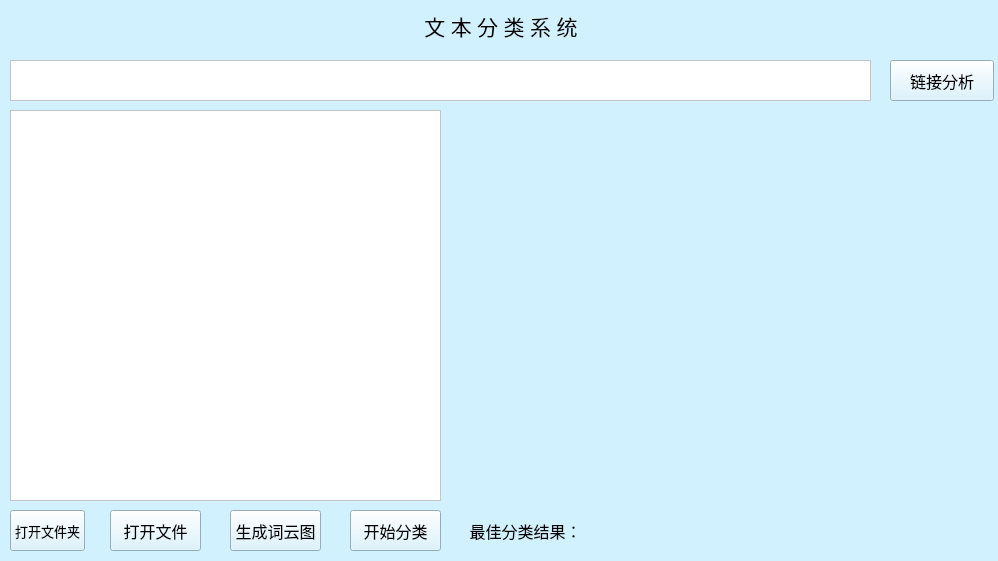
<?xml version="1.0" encoding="UTF-8"?>
<ui version="4.0">
 <class>mainWindow</class>
 <widget class="QMainWindow" name="mainWindow">
  <property name="geometry">
   <rect>
    <x>0</x>
    <y>0</y>
    <width>998</width>
    <height>561</height>
   </rect>
  </property>
  <property name="minimumSize">
   <size>
    <width>956</width>
    <height>529</height>
   </size>
  </property>
  <property name="maximumSize">
   <size>
    <width>5000</width>
    <height>5000</height>
   </size>
  </property>
  <property name="font">
   <font>
    <family>Agency FB</family>
    <pointsize>9</pointsize>
   </font>
  </property>
  <property name="windowTitle">
   <string>文本分类</string>
  </property>
  <property name="windowIcon">
   <iconset>
    <normaloff>:/classfy_icon/classfy_icon.png</normaloff>:/classfy_icon/classfy_icon.png</iconset>
  </property>
  <property name="styleSheet">
   <string notr="true">background-color: rgb(210, 241, 255);</string>
  </property>
  <widget class="QWidget" name="centralwidget">
   <widget class="QTextEdit" name="textEdit">
    <property name="geometry">
     <rect>
      <x>10</x>
      <y>110</y>
      <width>431</width>
      <height>391</height>
     </rect>
    </property>
    <property name="font">
     <font>
      <family>Arial</family>
      <pointsize>12</pointsize>
     </font>
    </property>
    <property name="styleSheet">
     <string notr="true">background-color: rgb(255, 255, 255);</string>
    </property>
   </widget>
   <widget class="QLabel" name="label1">
    <property name="geometry">
     <rect>
      <x>0</x>
      <y>0</y>
      <width>991</width>
      <height>51</height>
     </rect>
    </property>
    <property name="font">
     <font>
      <family>Agency FB</family>
      <pointsize>16</pointsize>
     </font>
    </property>
    <property name="layoutDirection">
     <enum>Qt::RightToLeft</enum>
    </property>
    <property name="styleSheet">
     <string notr="true"/>
    </property>
    <property name="text">
     <string>  文 本 分 类 系 统</string>
    </property>
    <property name="textFormat">
     <enum>Qt::AutoText</enum>
    </property>
    <property name="alignment">
     <set>Qt::AlignCenter</set>
    </property>
    <property name="margin">
     <number>6</number>
    </property>
   </widget>
   <widget class="QPushButton" name="pushButtoncl">
    <property name="geometry">
     <rect>
      <x>350</x>
      <y>510</y>
      <width>91</width>
      <height>41</height>
     </rect>
    </property>
    <property name="font">
     <font>
      <family>Arial</family>
      <pointsize>12</pointsize>
     </font>
    </property>
    <property name="text">
     <string>开始分类</string>
    </property>
   </widget>
   <widget class="QLabel" name="label2">
    <property name="geometry">
     <rect>
      <x>470</x>
      <y>510</y>
      <width>111</width>
      <height>41</height>
     </rect>
    </property>
    <property name="font">
     <font>
      <family>Agency FB</family>
      <pointsize>12</pointsize>
     </font>
    </property>
    <property name="styleSheet">
     <string notr="true"/>
    </property>
    <property name="text">
     <string>最佳分类结果：</string>
    </property>
    <property name="alignment">
     <set>Qt::AlignCenter</set>
    </property>
   </widget>
   <widget class="QLabel" name="label3">
    <property name="geometry">
     <rect>
      <x>610</x>
      <y>510</y>
      <width>191</width>
      <height>41</height>
     </rect>
    </property>
    <property name="palette">
     <palette>
      <active>
       <colorrole role="WindowText">
        <brush brushstyle="SolidPattern">
         <color alpha="255">
          <red>0</red>
          <green>0</green>
          <blue>0</blue>
         </color>
        </brush>
       </colorrole>
       <colorrole role="Button">
        <brush brushstyle="SolidPattern">
         <color alpha="255">
          <red>210</red>
          <green>241</green>
          <blue>255</blue>
         </color>
        </brush>
       </colorrole>
       <colorrole role="Text">
        <brush brushstyle="SolidPattern">
         <color alpha="255">
          <red>255</red>
          <green>0</green>
          <blue>0</blue>
         </color>
        </brush>
       </colorrole>
       <colorrole role="Base">
        <brush brushstyle="SolidPattern">
         <color alpha="255">
          <red>210</red>
          <green>241</green>
          <blue>255</blue>
         </color>
        </brush>
       </colorrole>
       <colorrole role="Window">
        <brush brushstyle="SolidPattern">
         <color alpha="255">
          <red>210</red>
          <green>241</green>
          <blue>255</blue>
         </color>
        </brush>
       </colorrole>
      </active>
      <inactive>
       <colorrole role="WindowText">
        <brush brushstyle="SolidPattern">
         <color alpha="255">
          <red>0</red>
          <green>0</green>
          <blue>0</blue>
         </color>
        </brush>
       </colorrole>
       <colorrole role="Button">
        <brush brushstyle="SolidPattern">
         <color alpha="255">
          <red>210</red>
          <green>241</green>
          <blue>255</blue>
         </color>
        </brush>
       </colorrole>
       <colorrole role="Text">
        <brush brushstyle="SolidPattern">
         <color alpha="255">
          <red>255</red>
          <green>0</green>
          <blue>0</blue>
         </color>
        </brush>
       </colorrole>
       <colorrole role="Base">
        <brush brushstyle="SolidPattern">
         <color alpha="255">
          <red>210</red>
          <green>241</green>
          <blue>255</blue>
         </color>
        </brush>
       </colorrole>
       <colorrole role="Window">
        <brush brushstyle="SolidPattern">
         <color alpha="255">
          <red>210</red>
          <green>241</green>
          <blue>255</blue>
         </color>
        </brush>
       </colorrole>
      </inactive>
      <disabled>
       <colorrole role="WindowText">
        <brush brushstyle="SolidPattern">
         <color alpha="255">
          <red>120</red>
          <green>120</green>
          <blue>120</blue>
         </color>
        </brush>
       </colorrole>
       <colorrole role="Button">
        <brush brushstyle="SolidPattern">
         <color alpha="255">
          <red>210</red>
          <green>241</green>
          <blue>255</blue>
         </color>
        </brush>
       </colorrole>
       <colorrole role="Text">
        <brush brushstyle="SolidPattern">
         <color alpha="255">
          <red>120</red>
          <green>120</green>
          <blue>120</blue>
         </color>
        </brush>
       </colorrole>
       <colorrole role="Base">
        <brush brushstyle="SolidPattern">
         <color alpha="255">
          <red>210</red>
          <green>241</green>
          <blue>255</blue>
         </color>
        </brush>
       </colorrole>
       <colorrole role="Window">
        <brush brushstyle="SolidPattern">
         <color alpha="255">
          <red>210</red>
          <green>241</green>
          <blue>255</blue>
         </color>
        </brush>
       </colorrole>
      </disabled>
     </palette>
    </property>
    <property name="font">
     <font>
      <family>Arial</family>
      <pointsize>14</pointsize>
     </font>
    </property>
    <property name="styleSheet">
     <string notr="true"/>
    </property>
    <property name="text">
     <string/>
    </property>
    <property name="textFormat">
     <enum>Qt::AutoText</enum>
    </property>
    <property name="alignment">
     <set>Qt::AlignCenter</set>
    </property>
   </widget>
   <widget class="QPushButton" name="pushButtonop">
    <property name="geometry">
     <rect>
      <x>110</x>
      <y>510</y>
      <width>91</width>
      <height>41</height>
     </rect>
    </property>
    <property name="font">
     <font>
      <family>Arial</family>
      <pointsize>12</pointsize>
     </font>
    </property>
    <property name="text">
     <string>打开文件</string>
    </property>
   </widget>
   <widget class="QLabel" name="picturelabel">
    <property name="geometry">
     <rect>
      <x>470</x>
      <y>110</y>
      <width>512</width>
      <height>391</height>
     </rect>
    </property>
    <property name="styleSheet">
     <string notr="true"/>
    </property>
    <property name="text">
     <string/>
    </property>
   </widget>
   <widget class="QPushButton" name="pushButtonciyun">
    <property name="geometry">
     <rect>
      <x>230</x>
      <y>510</y>
      <width>91</width>
      <height>41</height>
     </rect>
    </property>
    <property name="font">
     <font>
      <family>Arial</family>
      <pointsize>12</pointsize>
     </font>
    </property>
    <property name="text">
     <string>生成词云图</string>
    </property>
   </widget>
   <widget class="QTextEdit" name="textEdit_url">
    <property name="geometry">
     <rect>
      <x>10</x>
      <y>60</y>
      <width>861</width>
      <height>41</height>
     </rect>
    </property>
    <property name="font">
     <font>
      <family>Arial</family>
      <pointsize>12</pointsize>
     </font>
    </property>
    <property name="styleSheet">
     <string notr="true">background-color: rgb(255, 255, 255);</string>
    </property>
   </widget>
   <widget class="QPushButton" name="pushButton_url">
    <property name="geometry">
     <rect>
      <x>890</x>
      <y>60</y>
      <width>104</width>
      <height>41</height>
     </rect>
    </property>
    <property name="font">
     <font>
      <family>Arial</family>
      <pointsize>12</pointsize>
     </font>
    </property>
    <property name="text">
     <string>链接分析</string>
    </property>
   </widget>
   <widget class="QPushButton" name="pushButton">
    <property name="geometry">
     <rect>
      <x>10</x>
      <y>510</y>
      <width>75</width>
      <height>41</height>
     </rect>
    </property>
    <property name="font">
     <font>
      <family>Agency FB</family>
      <pointsize>10</pointsize>
     </font>
    </property>
    <property name="text">
     <string>打开文件夹</string>
    </property>
   </widget>
  </widget>
 </widget>
 <resources>
  <include location="resource1.qrc"/>
 </resources>
 <connections/>
</ui>
